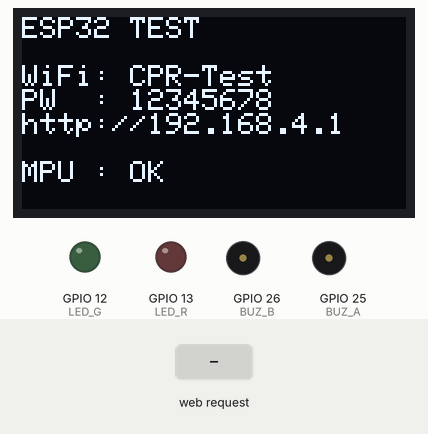
A sketch run on a simulated ESP32. Parts: 128×64 one-colour display, output pins drawn as LEDs (lit = HIGH), buzzer (waves = sounding, pin HIGH). Wiring (inferred from the names in the program): MPU-6050 motion sensor at I2C address 0x68. The inputs (shaded band) are chosen by the test bench. What the sketch prints to the serial monitor is not drawn.

Above: at 1.2 s.
1.3 s: HTTP request GET /text received
At 2.0 s:
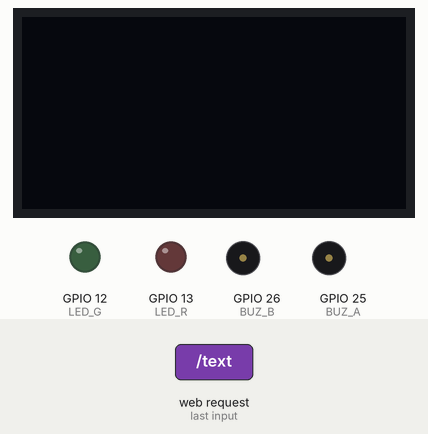
2.8 s: HTTP request GET /beep received
At 4.3 s:
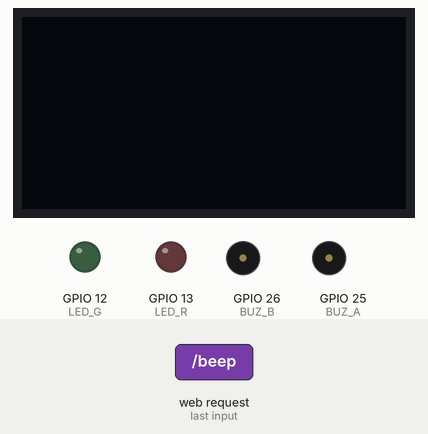
4.6 s: HTTP request GET /rgb?c=r received
At 5.8 s:
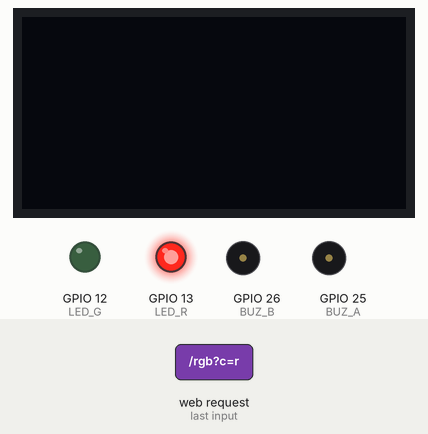
6.1 s: HTTP request GET /rgb?c=y received
At 7.1 s:
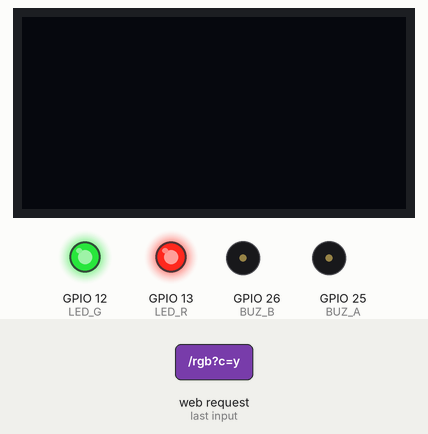
7.6 s: HTTP request GET /rgb?c=g received
At 8.2 s:
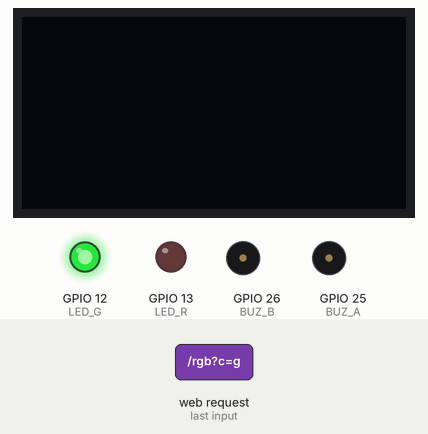
9.1 s: HTTP request GET /beep?c=r received
At 10.6 s:
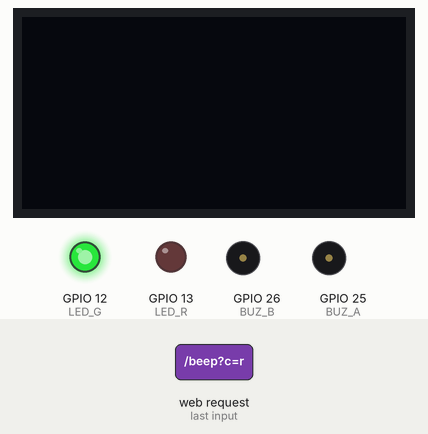
Timing chart, 0 to 11.9 s (numbered marks = the images above; inputs shaded):
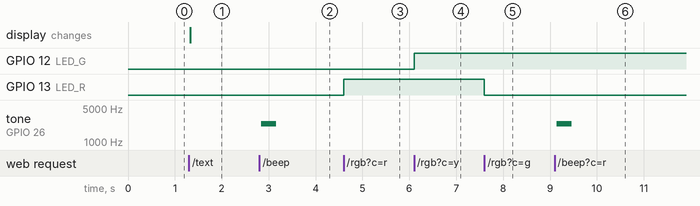

The sketch:

esp32_test_oled.ino
```cpp
// ===== ESP32 하드웨어 테스트: RGB / MPU6050 / 부저 / OLED =====
// 보드: ESP32 Dev Module (업로드 속도 115200)
// 필요한 라이브러리: Adafruit SSD1306 (설치할 때 "Install all" → Adafruit GFX도 같이 설치됨)
// 접속: 와이파이 CPR-Test (비번 12345678) → 브라우저에서 http://192.168.4.1
#include <WiFi.h>
#include <WebServer.h>
#include <Wire.h>
#include <Adafruit_GFX.h>
#include <Adafruit_SSD1306.h>

const char* AP_SSID = "CPR-Test";
const char* AP_PASS = "12345678";   // 8자 이상

// ===== 핀 (830홀 최종 배치 기준) =====
const int BUZ_A    = 25;   // 부저 +
const int BUZ_B    = 26;   // 부저 −
const int MPU_SDA  = 27;   // MPU6050 → Wire
const int MPU_SCL  = 33;
const int OLED_SDA = 32;   // OLED → Wire1 (MPU와 따로)
const int OLED_SCL = 14;
const int LED_R    = 13;   // RGB 모듈 R
const int LED_G    = 12;   // RGB 모듈 G (B는 연결 안 함)
const uint8_t MPU  = 0x68;

WebServer server(80);
Adafruit_SSD1306 oled(128, 64, &Wire1, -1, 400000UL, 400000UL);

bool mpuOk   = false;
bool oledOk  = false;
bool oledMpu = false;      // OLED에 MPU 실시간 표시 중인지
uint32_t lastOledMs = 0;

// ===== 웹페이지 =====
const char PAGE[] PROGMEM = R"HTML(
<!DOCTYPE html><html lang="ko"><head><meta charset="utf-8">
<meta name="viewport" content="width=device-width,initial-scale=1">
<title>ESP32 테스트</title>
<style>
body{font-family:sans-serif;max-width:420px;margin:20px auto;padding:0 12px}
h3{margin:22px 0 8px}
button{font-size:17px;padding:12px 0;margin:3px 0;width:100%;border:1px solid #999;border-radius:8px;background:#f4f4f4}
input{flex:1;min-width:0;font-size:17px;padding:10px;margin:3px 0;border:1px solid #999;border-radius:8px}
.row{display:flex;gap:6px}
pre{background:#f4f4f4;padding:10px;border-radius:8px;font-size:15px;white-space:pre-wrap}
#st{color:#666;font-size:14px}
</style></head><body>
<h2>ESP32 테스트</h2>
<div id="st">대기 중</div>

<h3>RGB</h3>
<div class="row">
<button onclick="go('/rgb?c=r')">빨강</button>
<button onclick="go('/rgb?c=g')">초록</button>
<button onclick="go('/rgb?c=y')">노랑</button>
<button onclick="go('/rgb?c=off')">끄기</button>
</div>

<h3>부저</h3>
<button onclick="go('/beep')">삐 (0.3초)</button>

<h3>OLED</h3>
<div class="row">
<input id="tx" maxlength="80" placeholder="영어·숫자만 (한글 X)">
<button style="width:80px;flex:none" onclick="go('/text?t='+encodeURIComponent($('tx').value))">표시</button>
</div>
<div class="row">
<button onclick="go('/oled?m=fill')">전체 켜기</button>
<button onclick="go('/oled?m=clear')">지우기</button>
<button onclick="go('/oled?m=mpu')">MPU 표시</button>
</div>

<h3>MPU6050</h3>
<button id="mb" onclick="mpu()">실시간 보기 시작</button>
<pre id="mv">-</pre>

<script>
const $=id=>document.getElementById(id);
let t=null;
function go(u){
  fetch(u).then(r=>r.text()).then(s=>$('st').textContent=s)
          .catch(()=>$('st').textContent='연결 끊김');
}
function mpu(){
  if(t){clearInterval(t);t=null;$('mb').textContent='실시간 보기 시작';return;}
  $('mb').textContent='정지';
  t=setInterval(()=>{
    fetch('/mpu').then(r=>r.json()).then(d=>{
      $('mv').textContent=d.ok
        ? 'ax '+d.ax+'   ay '+d.ay+'   az '+d.az+'   (g)\n'+
          'gx '+d.gx+'   gy '+d.gy+'   gz '+d.gz+'   (deg/s)'
        : 'MPU 응답 없음 → SDA(27)·SCL(33)·VCC·GND 배선 확인';
    }).catch(()=>$('mv').textContent='연결 끊김');
  },300);
}
</script></body></html>
)HTML";

// ===== 부저 (두 핀을 번갈아 → 더 크게) =====
void beep(int hz, int ms) {
  uint32_t half = 500000UL / hz;
  uint32_t end  = millis() + ms;
  while ((int32_t)(millis() - end) < 0) {
    digitalWrite(BUZ_A, HIGH); digitalWrite(BUZ_B, LOW);  delayMicroseconds(half);
    digitalWrite(BUZ_A, LOW);  digitalWrite(BUZ_B, HIGH); delayMicroseconds(half);
  }
  digitalWrite(BUZ_A, LOW);
  digitalWrite(BUZ_B, LOW);
}

// ===== MPU6050 =====
bool mpuInit() {
  Wire.beginTransmission(MPU);
  Wire.write(0x6B);   // PWR_MGMT_1
  Wire.write(0);      // 슬립 해제
  return Wire.endTransmission() == 0;
}

bool mpuRead(float v[6]) {
  Wire.beginTransmission(MPU);
  Wire.write(0x3B);   // ACCEL_XOUT_H부터
  if (Wire.endTransmission(false) != 0) return false;
  if (Wire.requestFrom(MPU, (size_t)14, true) != 14) return false;

  uint8_t b[14];
  for (int i = 0; i < 14; i++) b[i] = Wire.read();
  int16_t r[7];
  for (int i = 0; i < 7; i++) r[i] = (int16_t)((b[i * 2] << 8) | b[i * 2 + 1]);

  // r[3]은 온도라 건너뜀
  v[0] = r[0] / 16384.0;  v[1] = r[1] / 16384.0;  v[2] = r[2] / 16384.0;   // ±2g
  v[3] = r[4] / 131.0;    v[4] = r[5] / 131.0;    v[5] = r[6] / 131.0;     // ±250°/s
  return true;
}

// ===== OLED =====
bool oledInit() {
  const uint8_t addrs[] = {0x3C, 0x3D};   // 보통 0x3C
  for (uint8_t a : addrs) {
    Wire1.beginTransmission(a);
    if (Wire1.endTransmission() == 0) {
      if (!oled.begin(SSD1306_SWITCHCAPVCC, a, true, false)) return false;
      oled.setTextColor(SSD1306_WHITE);
      return true;
    }
  }
  return false;
}

void oledBoot() {
  if (!oledOk) return;
  oled.clearDisplay();
  oled.setTextSize(1);
  oled.setCursor(0, 0);
  oled.println("ESP32 TEST");
  oled.println();
  oled.println("WiFi: CPR-Test");
  oled.println("PW  : 12345678");
  oled.println("http://192.168.4.1");
  oled.println();
  oled.println(mpuOk ? "MPU : OK" : "MPU : NO RESPONSE");
  oled.display();
}

// 한글 같은 비ASCII 글자는 OLED 기본 폰트에 없어서 '?'로 바꿈
String toAscii(const String& s) {
  String out;
  for (unsigned i = 0; i < s.length() && out.length() < 80; i++) {
    uint8_t ch = s[i];
    if (ch >= 32 && ch < 127) out += (char)ch;
    else if (ch >= 0xC0)      out += '?';   // UTF-8 글자 시작 바이트만 '?' 하나로
  }
  return out;
}

void oledText(const String& msg) {
  oled.clearDisplay();
  oled.setTextSize(msg.length() <= 40 ? 2 : 1);   // 짧으면 크게
  oled.setCursor(0, 0);
  oled.print(msg);
  oled.display();
}

void oledShowMpu() {
  if (!mpuOk) mpuOk = mpuInit();
  float v[6];
  oled.clearDisplay();
  oled.setTextSize(1);
  oled.setCursor(0, 0);
  if (mpuOk && mpuRead(v)) {
    oled.println("MPU6050");
    oled.println();
    oled.printf("ax %7.2f g\n",   v[0]);
    oled.printf("ay %7.2f g\n",   v[1]);
    oled.printf("az %7.2f g\n",   v[2]);
    oled.printf("gx %7.1f d/s\n", v[3]);
    oled.printf("gy %7.1f d/s\n", v[4]);
    oled.printf("gz %7.1f d/s",   v[5]);
  } else {
    mpuOk = false;
    oled.println("MPU6050");
    oled.println();
    oled.println("NO RESPONSE");
    oled.println("check SDA27 SCL33");
  }
  oled.display();
}

// OLED 선 다시 꽂으면 자동 재연결
bool oledReady() {
  if (!oledOk) oledOk = oledInit();
  if (!oledOk) server.send(200, "text/plain; charset=utf-8",
                           "OLED 응답 없음 → SDA(32)·SCL(14)·VCC·GND 배선 확인");
  return oledOk;
}

// ===== 요청 처리 =====
void handleRoot() {
  server.send_P(200, "text/html; charset=utf-8", PAGE);
}

void handleRgb() {
  String c = server.arg("c");
  digitalWrite(LED_R, (c == "r" || c == "y") ? HIGH : LOW);
  digitalWrite(LED_G, (c == "g" || c == "y") ? HIGH : LOW);

  String name = (c == "r") ? "빨강" : (c == "g") ? "초록" : (c == "y") ? "노랑" : "꺼짐";
  server.send(200, "text/plain; charset=utf-8", "RGB → " + name);
}

void handleBeep() {
  beep(2700, 300);
  server.send(200, "text/plain; charset=utf-8", "부저 울림");
}

void handleMpu() {
  if (!mpuOk) mpuOk = mpuInit();   // 선 다시 꽂으면 자동 재연결

  float v[6];
  if (!mpuOk || !mpuRead(v)) {
    mpuOk = false;
    server.send(200, "application/json", "{\"ok\":false}");
    return;
  }
  char json[160];
  snprintf(json, sizeof(json),
           "{\"ok\":true,\"ax\":%.2f,\"ay\":%.2f,\"az\":%.2f,\"gx\":%.1f,\"gy\":%.1f,\"gz\":%.1f}",
           v[0], v[1], v[2], v[3], v[4], v[5]);
  server.send(200, "application/json", json);
}

void handleText() {
  if (!oledReady()) return;
  oledMpu = false;
  String msg = toAscii(server.arg("t"));
  oledText(msg);
  server.send(200, "text/plain; charset=utf-8", "OLED → " + msg);
}

void handleOled() {
  if (!oledReady()) return;
  String m = server.arg("m");
  oledMpu = false;

  if (m == "fill") {
    oled.fillScreen(SSD1306_WHITE);   // 죽은 픽셀 확인용
    oled.display();
    server.send(200, "text/plain; charset=utf-8", "OLED 전체 켜짐");
  } else if (m == "mpu") {
    oledMpu = true;                   // loop에서 0.2초마다 갱신
    server.send(200, "text/plain; charset=utf-8", "OLED에 MPU 실시간 표시 중");
  } else {
    oled.clearDisplay();
    oled.display();
    server.send(200, "text/plain; charset=utf-8", "OLED 지움");
  }
}

void setup() {
  Serial.begin(115200);

  pinMode(LED_R, OUTPUT); digitalWrite(LED_R, LOW);
  pinMode(LED_G, OUTPUT); digitalWrite(LED_G, LOW);
  pinMode(BUZ_A, OUTPUT); digitalWrite(BUZ_A, LOW);
  pinMode(BUZ_B, OUTPUT); digitalWrite(BUZ_B, LOW);

  Wire.begin(MPU_SDA, MPU_SCL);
  Wire.setTimeOut(50);    // 선 빠져도 사이트가 안 멈추게
  mpuOk = mpuInit();
  Serial.println(mpuOk ? "MPU OK" : "MPU 응답 없음");

  Wire1.begin(OLED_SDA, OLED_SCL);
  Wire1.setTimeOut(50);
  oledOk = oledInit();
  Serial.println(oledOk ? "OLED OK" : "OLED 응답 없음");

  WiFi.mode(WIFI_AP);
  WiFi.softAP(AP_SSID, AP_PASS, 6);
  WiFi.setTxPower(WIFI_POWER_8_5dBm);   // 배터리 구동 시 리셋 방지
  Serial.print("접속 주소: http://");
  Serial.println(WiFi.softAPIP());
  oledBoot();

  server.on("/", handleRoot);
  server.on("/rgb", handleRgb);
  server.on("/beep", handleBeep);
  server.on("/mpu", handleMpu);
  server.on("/text", handleText);
  server.on("/oled", handleOled);
  server.begin();
}

void loop() {
  server.handleClient();

  if (oledMpu && oledOk && millis() - lastOledMs >= 200) {
    lastOledMs = millis();
    oledShowMpu();
  }
}
```

Measured:
- after the input at 1.3 s, the display: changes at once (image 1)
- after the input at 2.8 s, tone on GPIO 26 (BUZ_B): plays 2347 Hz for 0.04 s, 2349 Hz for 0.16 s, 2347 Hz for 0.04 s, 2346 Hz for 0.04 s, 2345 Hz for 0.04 s, starting at once
- after the input at 4.6 s, GPIO 13 (LED_R): LOW → HIGH at once
- after the input at 6.1 s, GPIO 12 (LED_G): LOW → HIGH at once
- after the input at 7.6 s, GPIO 13 (LED_R): HIGH → LOW at once
- after the input at 9.1 s, tone on GPIO 26 (BUZ_B): plays 2347 Hz for 0.04 s, 2349 Hz for 0.16 s, 2347 Hz for 0.04 s, 2346 Hz for 0.04 s, 2345 Hz for 0.04 s, starting at once
